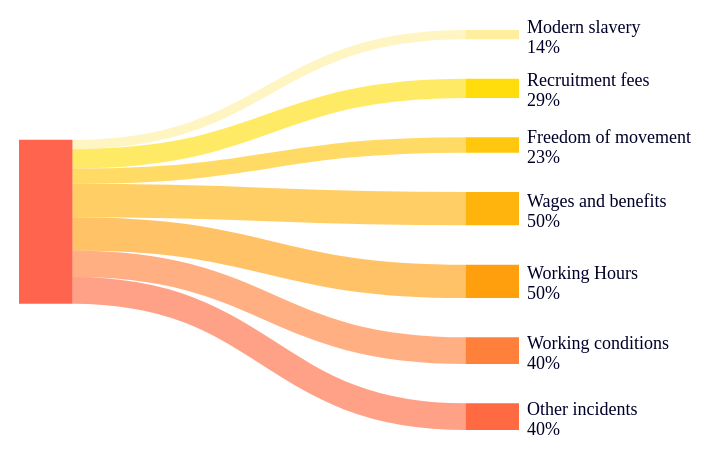

Vega-Lite specification for this chart:
### Vega specification from a JSON file in a GitHub repository (floating-point values rounded to 4 significant figures)
{"$schema": "https://vega.github.io/schema/vega/v5.json", "description": "Sankey Chart on Modern Slavery Incidents", "width": 500, "height": 400, "padding": {"bottom": 10, "left": 5, "right": 25, "top": 10}, "signals": [{"name": "standardGap", "value": 14, "description": "Gap as a percentage of full domain"}, {"name": "base", "value": "center", "description": "How to stack(center or zero)"}], "data": [{"name": "input", "values": [{"category": "Companies reporting\nmodern slavery incidents", "stack": 1, "sort": 1, "labels": "left", "labeledValue": 14}, {"category": "Modern slavery", "stack": 2, "sort": 1, "labels": "right", "gap": 10}, {"category": "Recruitment fees", "stack": 2, "sort": 2, "labels": "right", "gap": 10}, {"category": "Freedom of movement", "stack": 2, "sort": 3, "labels": "right", "gap": 10}, {"category": "Wages and benefits", "stack": 2, "sort": 4, "labels": "right", "gap": 10}, {"category": "Working Hours", "stack": 2, "sort": 5, "labels": "right", "gap": 10}, {"category": "Working conditions", "stack": 2, "sort": 6, "labels": "right", "gap": 10}, {"category": "Other incidents", "stack": 2, "sort": 7, "labels": "right", "gap": 10}, {"source": "Companies reporting\nmodern slavery incidents", "destination": "Modern slavery", "description": "Cases that companies qualified as forced or child labour", "value": 14}, {"source": "Companies reporting\nmodern slavery incidents", "destination": "Recruitment fees", "description": "Cases of workers paying recruitment or other fees", "value": 29}, {"source": "Companies reporting\nmodern slavery incidents", "destination": "Freedom of movement", "description": "Restrictions on freedom of movement workers (e.g. withholding of passports)", "value": 23}, {"source": "Companies reporting\nmodern slavery incidents", "destination": "Wages and benefits", "description": "Issues related to wages (underpayment, salary below minimum wages)", "value": 50}, {"source": "Companies reporting\nmodern slavery incidents", "destination": "Working Hours", "description": "Cases of excessive or mandatory overtime", "value": 50}, {"source": "Companies reporting\nmodern slavery incidents", "destination": "Working conditions", "description": "Issues related to health and safety or cases of harassment", "value": 40}, {"source": "Companies reporting\nmodern slavery incidents", "destination": "Other incidents", "description": "Cases of illegal subcontracting or issues related to general labour practices", "value": 40}]}, {"name": "stacks", "source": "input", "transform": [{"type": "filter", "expr": "datum.source != null"}, {"type": "formula", "as": "end", "expr": "['source','destination']"}, {"type": "formula", "as": "name", "expr": "[ datum.source,datum.destination]"}, {"type": "project", "fields": ["end", "name", "value", "description"]}, {"type": "flatten", "fields": ["end", "name"]}, {"type": "lookup", "from": "input", "key": "category", "values": ["stack", "sort", "gap", "labels", "labeledValue"], "fields": ["name"], "as": ["stack", "sort", "gap", "labels", "labeledValue"]}, {"type": "formula", "expr": "datum.stack > 1? datum.description : null", "as": "description"}, {"type": "aggregate", "fields": ["value", "stack", "sort", "gap", "labels"], "groupby": ["end", "name", "description", "labeledValue"], "ops": ["sum", "max", "max", "max", "max"], "as": ["value", "stack", "sort", "gap", "labels"]}, {"type": "aggregate", "fields": ["value", "stack", "sort", "gap", "labels"], "groupby": ["name", "description", "labeledValue"], "ops": ["max", "max", "max", "max", "max"], "as": ["value", "stack", "sort", "gap", "labels"]}, {"type": "formula", "as": "gap", "expr": "datum.gap?datum.gap:0"}, {"type": "formula", "as": "labeledValue", "expr": "datum.labeledValue == null?datum.value:datum.labeledValue"}]}, {"name": "maxValue", "source": ["stacks"], "transform": [{"type": "aggregate", "fields": ["value"], "groupby": ["stack"], "ops": ["sum"], "as": ["value"]}, {"type": "aggregate", "fields": ["value"], "ops": ["max"], "as": ["value"]}]}, {"name": "plottedStacks", "source": ["stacks"], "transform": [{"type": "formula", "as": "spacer", "expr": " (data('maxValue')[0].value/100)*(standardGap+datum.gap)"}, {"type": "formula", "as": "type", "expr": "['data','spacer']"}, {"type": "formula", "as": "spacedValue", "expr": "[datum.value,datum.spacer]"}, {"type": "flatten", "fields": ["type", "spacedValue"]}, {"type": "stack", "groupby": ["stack"], "sort": {"field": "sort", "order": "descending"}, "field": "spacedValue", "offset": {"signal": "base"}}, {"type": "formula", "expr": "((datum.value)/2)+datum.y0", "as": "yc"}]}, {"name": "finalTable", "source": ["plottedStacks"], "transform": [{"type": "filter", "expr": "datum.type == 'data'"}]}, {"name": "linkTable", "source": ["input"], "transform": [{"type": "filter", "expr": "datum.source != null"}, {"type": "lookup", "from": "finalTable", "key": "name", "values": ["y0", "y1", "stack", "sort"], "fields": ["source"], "as": ["sourceStacky0", "sourceStacky1", "sourceStack", "sourceSort"]}, {"type": "lookup", "from": "finalTable", "key": "name", "values": ["y0", "y1", "stack", "sort"], "fields": ["destination"], "as": ["destinationStacky0", "destinationStacky1", "destinationStack", "destinationSort"]}, {"type": "stack", "groupby": ["source"], "sort": {"field": "destinationSort", "order": "descending"}, "field": "value", "offset": "zero", "as": ["syi0", "syi1"]}, {"type": "formula", "expr": "datum.syi0+datum.sourceStacky0", "as": "sy0"}, {"type": "formula", "expr": "datum.sy0+datum.value", "as": "sy1"}, {"type": "stack", "groupby": ["destination"], "sort": {"field": "sourceSort", "order": "descending"}, "field": "value", "offset": "zero", "as": ["dyi0", "dyi1"]}, {"type": "formula", "expr": "datum.dyi0+datum.destinationStacky0", "as": "dy0"}, {"type": "formula", "expr": "datum.dy0+datum.value", "as": "dy1"}, {"type": "formula", "expr": "((datum.value)/2)+datum.sy0", "as": "syc"}, {"type": "formula", "expr": "((datum.value)/2)+datum.dy0", "as": "dyc"}, {"type": "linkpath", "orient": "horizontal", "shape": "diagonal", "sourceY": {"expr": "scale('y', datum.syc)"}, "sourceX": {"expr": "scale('x', toNumber(  datum.sourceStack))+ bandwidth('x')"}, "targetY": {"expr": "scale('y', datum.dyc)"}, "targetX": {"expr": "scale('x', datum.destinationStack)"}}, {"type": "formula", "expr": "range('y')[0]-scale('y', datum.value)", "as": "strokeWidth"}]}], "scales": [{"name": "x", "type": "band", "range": "width", "domain": {"data": "finalTable", "field": "stack"}, "paddingInner": 0.88}, {"name": "y", "type": "linear", "range": "height", "domain": {"data": "finalTable", "field": "y1"}, "reverse": false}, {"name": "color", "type": "ordinal", "range": ["#FF5C45", "#FFEE99", "#FFDC00", "#FFC400", "#FFB000", "#FF9A00", "#FF7A30", "#FF6338"], "domain": {"data": "stacks", "field": "name"}}], "marks": [{"type": "rect", "from": {"data": "finalTable"}, "encode": {"update": {"x": {"scale": "x", "field": "stack"}, "width": {"scale": "x", "band": 1}, "y": {"scale": "y", "field": "y0"}, "y2": {"scale": "y", "field": "y1"}, "fill": {"scale": "color", "field": "name"}, "fillOpacity": {"value": 0.95}, "strokeWidth": {"value": 0}, "stroke": {"scale": "color", "field": "name"}}, "hover": {"tooltip": {"signal": "datum.stack > 1 ? {'Identified incidents of':datum.name,'Details':datum.description, 'Value':format(datum.value, '') + '%'}:null"}, "fillOpacity": {"value": 1}}}}, {"type": "path", "name": "links", "from": {"data": "linkTable"}, "clip": true, "encode": {"update": {"strokeWidth": {"field": "strokeWidth"}, "path": {"field": "path"}, "strokeOpacity": {"signal": "0.6"}, "stroke": {"field": "destination", "scale": "color"}}, "hover": {"strokeOpacity": {"value": 1}, "tooltip": {"signal": "{'Identified incidents of':datum.destination,'Details':datum.description, 'Value':format(datum.value, '') + '%'}"}}}}, {"type": "group", "name": "labelText", "zindex": 1, "from": {"facet": {"data": "finalTable", "name": "labelFacet", "groupby": ["name", "stack", "yc", "value", "labels"]}}, "clip": false, "encode": {"update": {"strokeWidth": {"value": 1}, "stroke": {"value": "red"}, "x": {"signal": "datum.labels=='left'?scale('x', datum.stack)-8 : scale('x', datum.stack) + (bandwidth('x')) +8"}, "yc": {"scale": "y", "signal": "datum.yc"}, "width": {"signal": "0"}, "height": {"signal": "0"}, "fillOpacity": {"signal": "0.1"}}}, "marks": [{"type": "text", "name": "heading", "from": {"data": "labelFacet"}, "encode": {"update": {"x": {"value": 0}, "y": {"value": -2}, "text": {"signal": "datum.stack > 1 ? datum.name : ''"}, "lineBreak": {"value": "\n"}, "align": {"signal": "datum.labels=='left'?'right':'left'"}, "fontWeight": {"value": "500"}}}}, {"type": "text", "name": "amount", "from": {"data": "labelFacet"}, "encode": {"update": {"x": {"value": 0}, "y": {"signal": "datum.stack > 1 ? 18 : 55"}, "text": {"signal": "datum.stack > 1 ? format(datum.labeledValue, '') + '%' : ''"}, "align": {"signal": "datum.labels=='left'?'right':'left'"}}}}]}, {"type": "rect", "from": {"data": "labelText"}, "encode": {"update": {"x": {"field": "bounds.x1", "offset": -5}, "x2": {"field": "bounds.x2", "offset": 8}, "y": {"field": "bounds.y1", "offset": -8}, "y2": {"field": "bounds.y2", "offset": 8}, "fill": {"value": "transparent"}, "cornerRadius": {"value": 5}}}}], "config": {"view": {"stroke": "transparent"}, "text": {"fontSize": 18, "fill": "#000029", "font": "Rubik", "fontWeight": 400}}}
